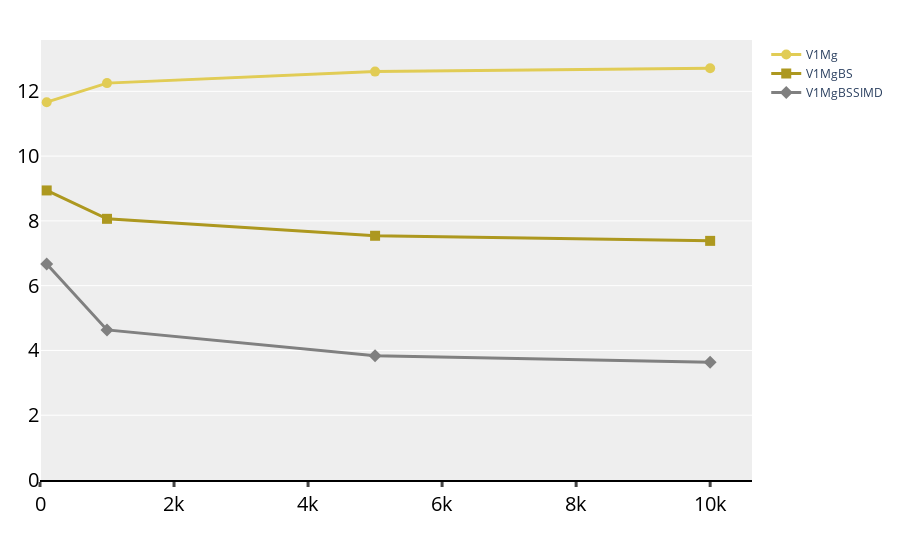

Notebook cell for this chart:
### Code cell
fig = go.Figure()
# for idx, e in enumerate(ploted_edge):
colors=px.colors.sequential.Cividis[::-1]

major_improvement = [ 'V1Mg', 'V1MgBS', 'V1MgBSSIMD']
colors = ['#e1cc55', '#ad981f',  '#808080', '#669999',  '#006080', '#000b1a']

for j, func in enumerate(major_improvement):
    same = res_mem.loc[res_mem['function']==func] # same['Data Read Miss']+same['Data Write Miss']
    fig.add_trace(go.Scatter(x=same["V"], y=(same['branch miss rate']), name=f"{func}",
                            mode='lines+markers', marker=dict(symbol=marker_symbols[j],size=10),
                            line=dict(color=colors[j], width=3)))

fig.update_layout(xaxis=dict(showline=True, showgrid=False, rangemode="tozero",
                             linecolor='rgb(0, 0, 0)', linewidth=2,
                             tickwidth=3, tickfont=num_font, ticks='outside'),
                  yaxis=dict(tickfont=num_font, zeroline=False, showticklabels=True, rangemode="tozero",
                             showline=False),
                  showlegend=True, legend=dict(traceorder="normal"),
                  margin=dict(autoexpand=True, l=40, r=20, t=40),
                  plot_bgcolor="#eeeeee"
                  )
fig.show()
#fig.write_image("b-miss_deg5.pdf")

### Figure 1 — Plotly figure (JSON) as saved in the notebook; plotly's stock layout.template omitted (floating-point values rounded to 4 significant figures)
{"data": [{"line": {"color": "#e1cc55", "width": 3}, "marker": {"size": 10, "symbol": "circle"}, "mode": "lines+markers", "name": "V1Mg", "type": "scatter", "x": [100, 1000, 5000, 10000], "y": [11.67, 12.25, 12.61, 12.71]}, {"line": {"color": "#ad981f", "width": 3}, "marker": {"size": 10, "symbol": "square"}, "mode": "lines+markers", "name": "V1MgBS", "type": "scatter", "x": [100, 1000, 5000, 10000], "y": [8.941, 8.064, 7.541, 7.383]}, {"line": {"color": "#808080", "width": 3}, "marker": {"size": 10, "symbol": "diamond"}, "mode": "lines+markers", "name": "V1MgBSSIMD", "type": "scatter", "x": [100, 1000, 5000, 10000], "y": [6.671, 4.635, 3.834, 3.638]}], "layout": {"legend": {"traceorder": "normal"}, "margin": {"autoexpand": true, "l": 40, "r": 20, "t": 40}, "plot_bgcolor": "#eeeeee", "showlegend": true, "xaxis": {"linecolor": "rgb(0, 0, 0)", "linewidth": 2, "rangemode": "tozero", "showgrid": false, "showline": true, "tickfont": {"color": "#000000", "size": 20}, "ticks": "outside", "tickwidth": 3}, "yaxis": {"rangemode": "tozero", "showline": false, "showticklabels": true, "tickfont": {"color": "#000000", "size": 20}, "zeroline": false}}}
